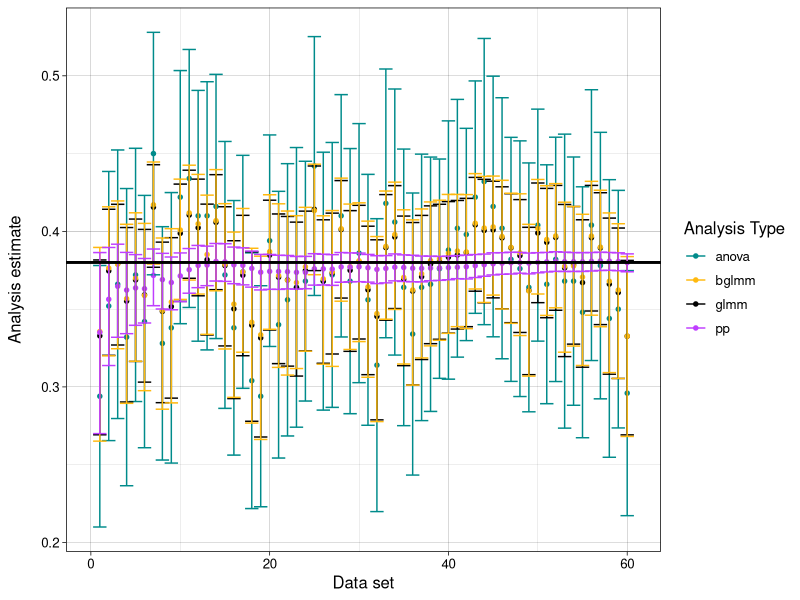
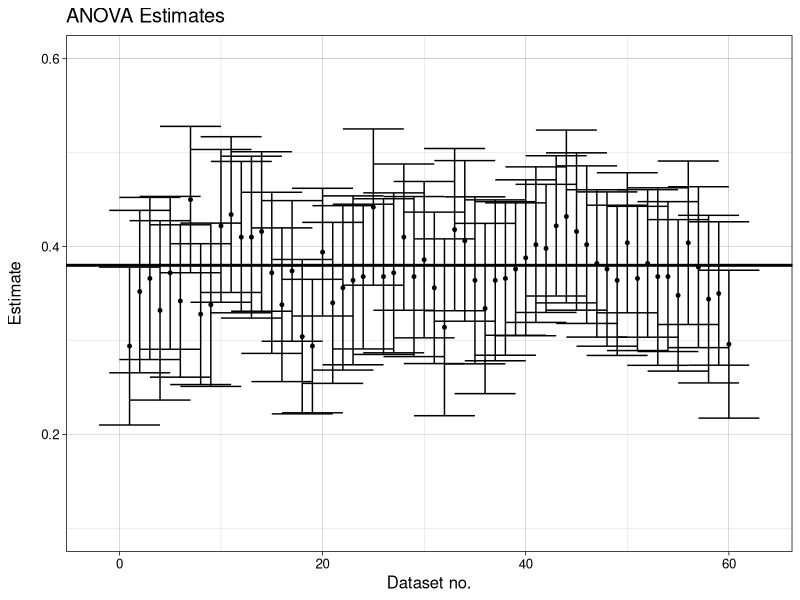
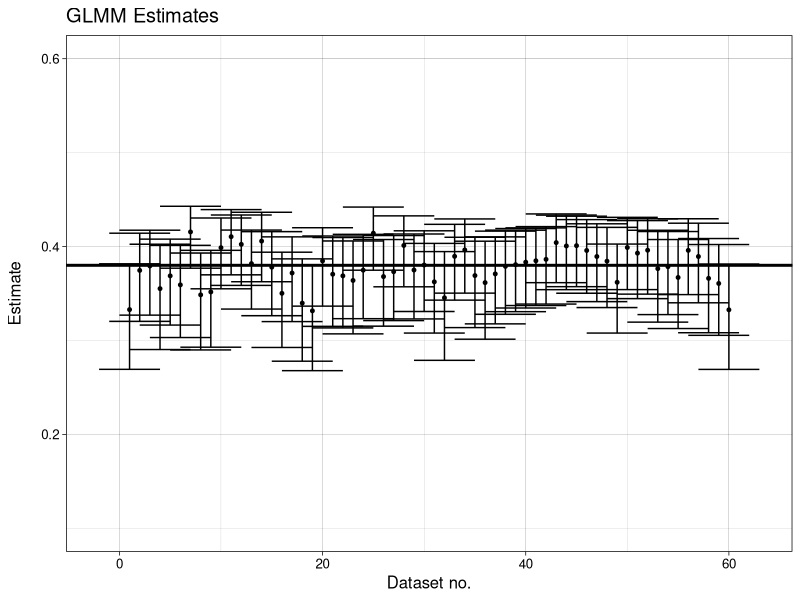
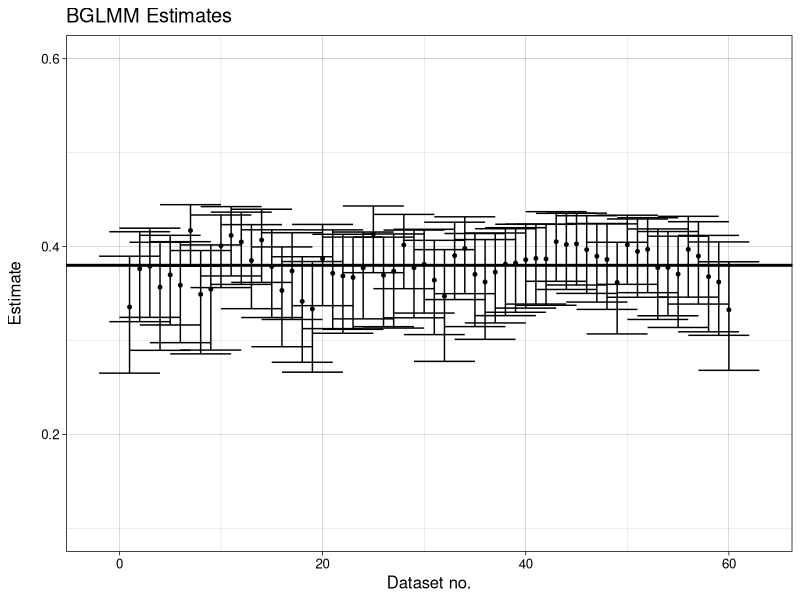
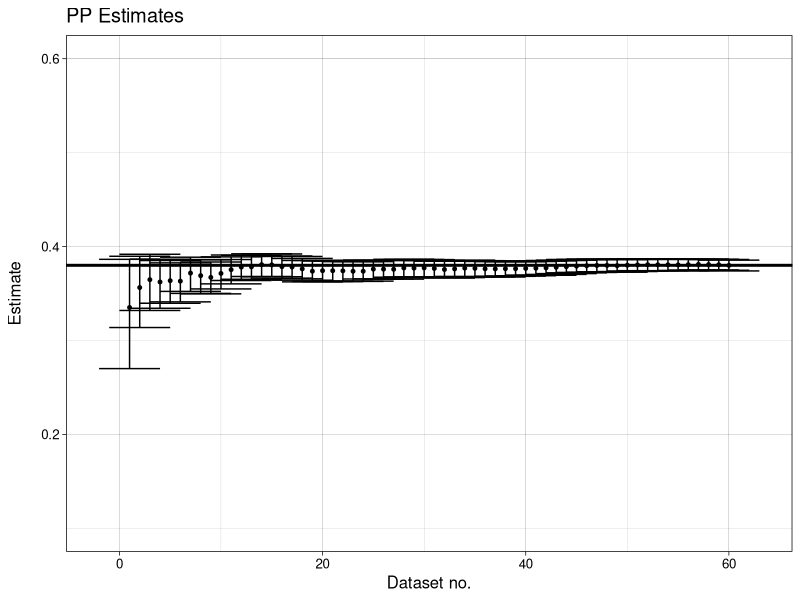

These figures' R source, in order:
# trying to plot freq bayes dataset graph

library(reshape2)
library(ggplot2)
install.packages("viridis")
library(viridis)


saved_0_2 <- read.delim("saved_0_2.txt")
plot_dataset_0_2 <- saved_0_2[,c("expt","analysis_type","b_sex_cond_lower","b_sex_cond_upper","b_sex_cond_med")]


#transform everything to same scale as anovas
plot_dataset_0_2$estimate <- ifelse((plot_dataset_0_2$analysis_type == "anova"), plot_dataset_0_2$b_sex_cond_med, (exp(plot_dataset_0_2$b_sex_cond_med)/(1+exp(plot_dataset_0_2$b_sex_cond_med)))-0.5)
plot_dataset_0_2$estimate_upper <- ifelse((plot_dataset_0_2$analysis_type == "anova"), plot_dataset_0_2$b_sex_cond_upper, (exp(plot_dataset_0_2$b_sex_cond_upper)/(1+exp(plot_dataset_0_2$b_sex_cond_upper)))-0.5)
plot_dataset_0_2$estimate_lower <- ifelse((plot_dataset_0_2$analysis_type == "anova"), plot_dataset_0_2$b_sex_cond_lower, (exp(plot_dataset_0_2$b_sex_cond_lower)/(1+exp(plot_dataset_0_2$b_sex_cond_lower)))-0.5)



#plot on same axis
limits <- aes(ymax = plot_dataset_0_2$estimate_upper, ymin = plot_dataset_0_2$estimate_lower)

APlot <- ggplot(plot_dataset_0_2, aes(x=expt, y=estimate, group =analysis_type, col=analysis_type))
APlot + geom_point(data = plot_dataset_0_2, size = 1.2, position = position_dodge(width = 0)) + 
  scale_color_manual(values=c("cyan4", "darkgoldenrod1", "black", "darkorchid1")) +
  geom_errorbar(limits, width = 6, position = position_dodge(width = 0)) +
  geom_hline(aes(yintercept=0.38), linetype="solid", color="black", size=1, show.legend=FALSE) +
  labs(color="Analysis Type") +
  xlab("Data set") +
  ylab("Analysis estimate")+
  theme_linedraw() + theme(text = element_text(size=12), axis.title.y=element_text(margin=margin(0,12,0,0)))

### Now doing this for pre-VIVA corrections 20.1.17 ###  
### making subsets -in case plot by separate graphs? no longer needed##
just_anova <- subset(plot_dataset_0_2, plot_dataset_0_2$analysis_type=="anova")
just_glmm <- subset(plot_dataset_0_2, plot_dataset_0_2$analysis_type=="glmm")
just_bglmm <- subset(plot_dataset_0_2, plot_dataset_0_2$analysis_type=="bglmm")
just_pp <- subset(plot_dataset_0_2, plot_dataset_0_2$analysis_type =="pp")

#plot on diff axis: anova
limits <- aes(ymax = just_anova$estimate_upper, ymin = just_anova$estimate_lower)

APlot <- ggplot(just_anova, aes(x=expt, y=estimate))
APlot + geom_point(data = just_anova, size = 1) + 
  geom_errorbar(limits, width = 6) +
  geom_hline(aes(yintercept=0.38), linetype="solid", color="black", size=1, show.legend=FALSE) +
  xlab("Dataset no.") +
  ylab("Estimate") +
  labs(title="ANOVA Estimates") +
  scale_y_continuous(limits=c(0.1,0.6)) +
  theme_linedraw() + theme(text = element_text(size=12), axis.title.y=element_text(margin=margin(0,12,0,0)))

#plot on diff axis: glmm
limits <- aes(ymax = just_glmm$estimate_upper, ymin = just_glmm$estimate_lower)

APlot <- ggplot(just_glmm, aes(x=expt, y=estimate))
APlot + geom_point(data = just_glmm, size = 1) + 
  geom_errorbar(limits, width = 6) +
  geom_hline(aes(yintercept=0.38), linetype="solid", color="black", size=1, show.legend=FALSE) +
  xlab("Dataset no.") +
  ylab("Estimate") +
  labs(title="GLMM Estimates") +
  scale_y_continuous(limits=c(0.1,0.6)) +
  theme_linedraw() + theme(text = element_text(size=12), axis.title.y=element_text(margin=margin(0,12,0,0)))

#plot on diff axis: bglmm
limits <- aes(ymax = just_bglmm$estimate_upper, ymin = just_bglmm$estimate_lower)

APlot <- ggplot(just_bglmm, aes(x=expt, y=estimate))
APlot + geom_point(data = just_bglmm, size = 1) + 
  geom_errorbar(limits, width = 6) +
  geom_hline(aes(yintercept=0.38), linetype="solid", color="black", size=1, show.legend=FALSE) +
  xlab("Dataset no.") +
  ylab("Estimate") +
  labs(title="BGLMM Estimates") +
  scale_y_continuous(limits=c(0.1,0.6)) +
  theme_linedraw() + theme(text = element_text(size=12), axis.title.y=element_text(margin=margin(0,12,0,0)))

#plot on diff axis: pp
limits <- aes(ymax = just_pp$estimate_upper, ymin = just_pp$estimate_lower)

APlot <- ggplot(just_pp, aes(x=expt, y=estimate))
APlot + geom_point(data = just_pp, size = 1) + 
  geom_errorbar(limits, width = 6) +
  geom_hline(aes(yintercept=0.38), linetype="solid", color="black", size=1, show.legend=FALSE) +
  xlab("Dataset no.") +
  ylab("Estimate") +
  labs(title="PP Estimates") +
  scale_y_continuous(limits=c(0.1,0.6)) +
  theme_linedraw() + theme(text = element_text(size=12), axis.title.y=element_text(margin=margin(0,12,0,0)))
